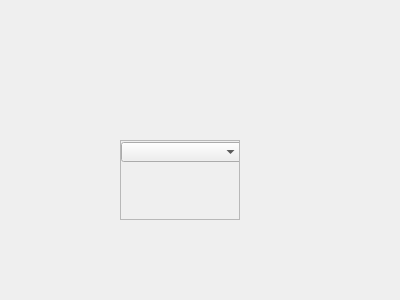
<?xml version="1.0" encoding="UTF-8"?>
<ui version="4.0">
 <class>Form</class>
 <widget class="QWidget" name="Form">
  <property name="geometry">
   <rect>
    <x>0</x>
    <y>0</y>
    <width>400</width>
    <height>300</height>
   </rect>
  </property>
  <property name="windowTitle">
   <string>Form</string>
  </property>
  <widget class="QScrollArea" name="scrollArea">
   <property name="geometry">
    <rect>
     <x>120</x>
     <y>140</y>
     <width>120</width>
     <height>80</height>
    </rect>
   </property>
   <property name="widgetResizable">
    <bool>true</bool>
   </property>
   <widget class="QWidget" name="scrollAreaWidgetContents">
    <property name="geometry">
     <rect>
      <x>0</x>
      <y>0</y>
      <width>118</width>
      <height>78</height>
     </rect>
    </property>
    <widget class="QComboBox" name="comboBox">
     <property name="geometry">
      <rect>
       <x>0</x>
       <y>1</y>
       <width>121</width>
       <height>20</height>
      </rect>
     </property>
    </widget>
   </widget>
  </widget>
 </widget>
 <resources/>
 <connections/>
</ui>
